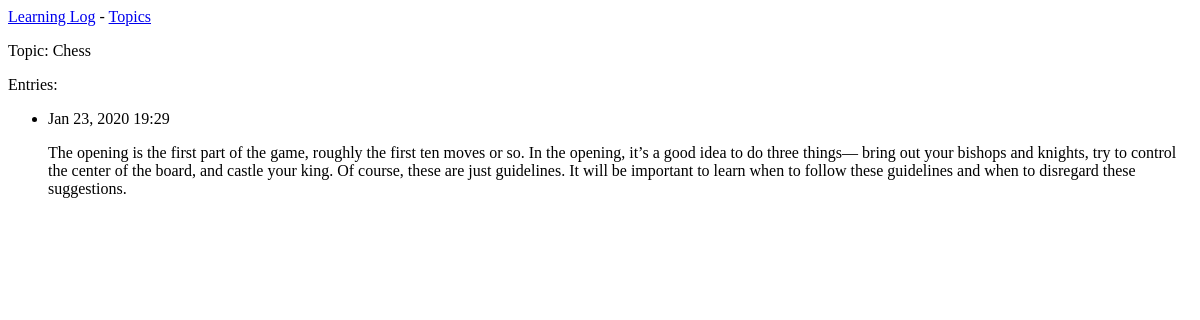
Page /topics/1/ on the earlier database version.
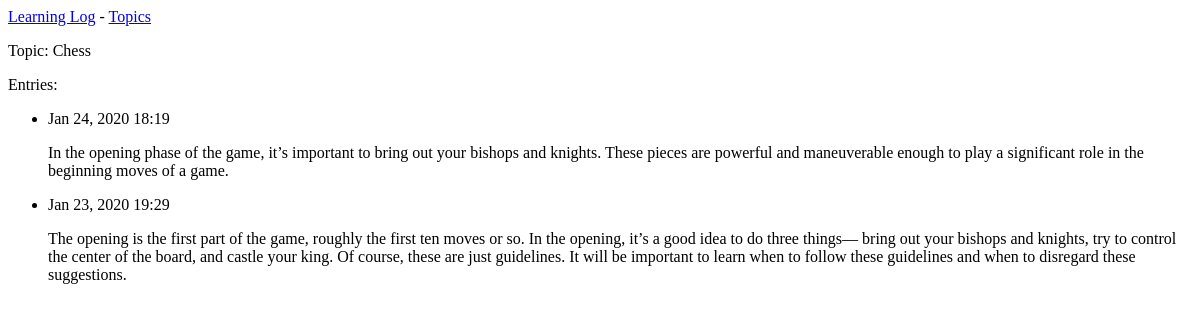
Same page on the later database version.
### learning_logs/models.py (models this page shows, shortened)
class Topic(models.Model):
    text = models.CharField(max_length = 200)
    date_added = models.DateTimeField(auto_now_add = True)
    def __str__(self):
        return self.text

class Entry(models.Model):
    topic = models.ForeignKey(Topic, on_delete = models.PROTECT)
    text = models.TextField()
    date_added = models.DateTimeField(auto_now_add = True)
    class Meta:
        verbose_name_plural = 'entries'

### learning_logs/views.py (the view)
# urls.py: url(r'^topics/(?P<topic_id>\d+)/$', views.topic, name='topic')
def topic(request, topic_id):
    topic = Topic.objects.get(id=topic_id)
    entries = topic.entry_set.order_by('-date_added')
    context = {'topic': topic, 'entries': entries}
    return render(request, 'learning_logs/topic.html', context)

### learning_logs/templates/learning_logs/topic.html
{% extends 'learning_logs/base.html' %}
{% block content %}
<p>Topic: {{topic}}</p>
<p>Entries:</p>
<ul>
{% for entry in entries%}
    <li>
        <p>{{entry.date_added|date:'M d, Y H:i'}}</p>
        <p>{{entry.text|linebreaks}}</p>
    </li>
{% empty %}
    <li>
        There are no entries for this topic
    </li>
{% endfor%}
</ul>
{% endblock content%}

### learning_logs/templates/learning_logs/base.html
<p>
    <a href="{% url 'learning_logs:index' %}">Learning Log</a> -
    <a href="{% url 'learning_logs:topics' %}">Topics</a>
</p>
{% block content %}{% endblock content%}

Differences in the rows shown:
added Entry: date_added "Jan 24, 2020 18:19", text "In the opening phase of the game, it’s important to bring out your bishops and knights. These pieces are powerful and maneuverable enough to play a significant role in the beginning moves of a game."
